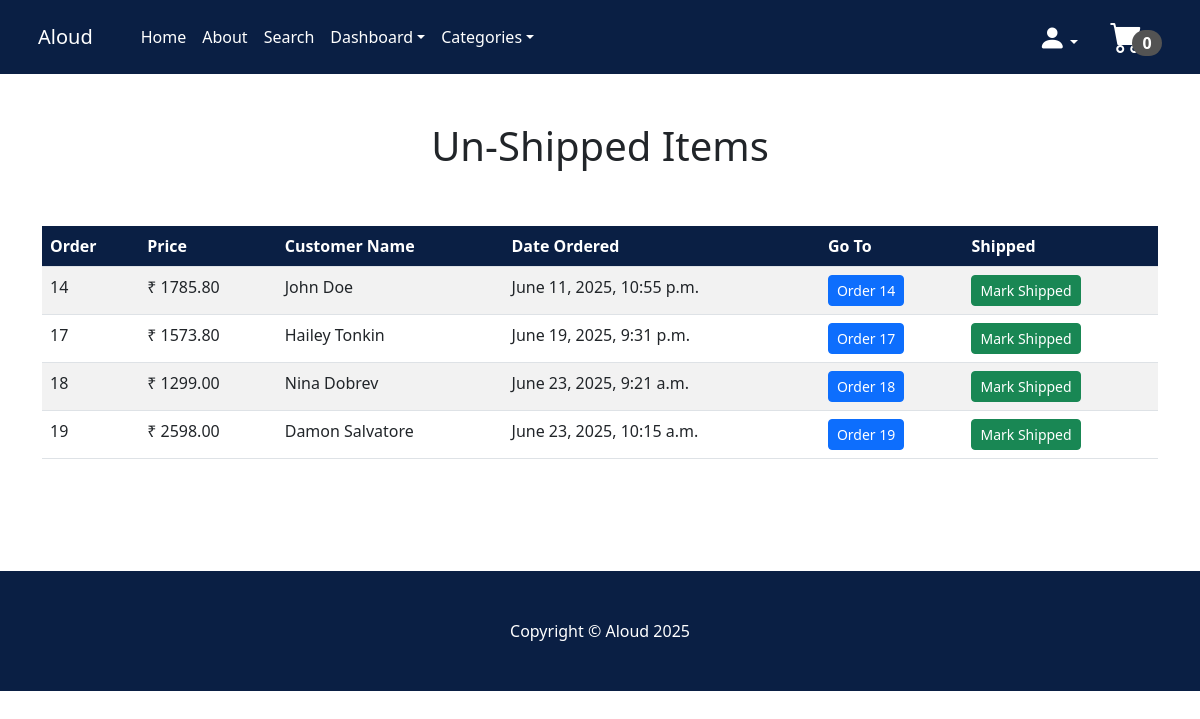
Before: /not_shipped_dash (signed in) with the older database file.
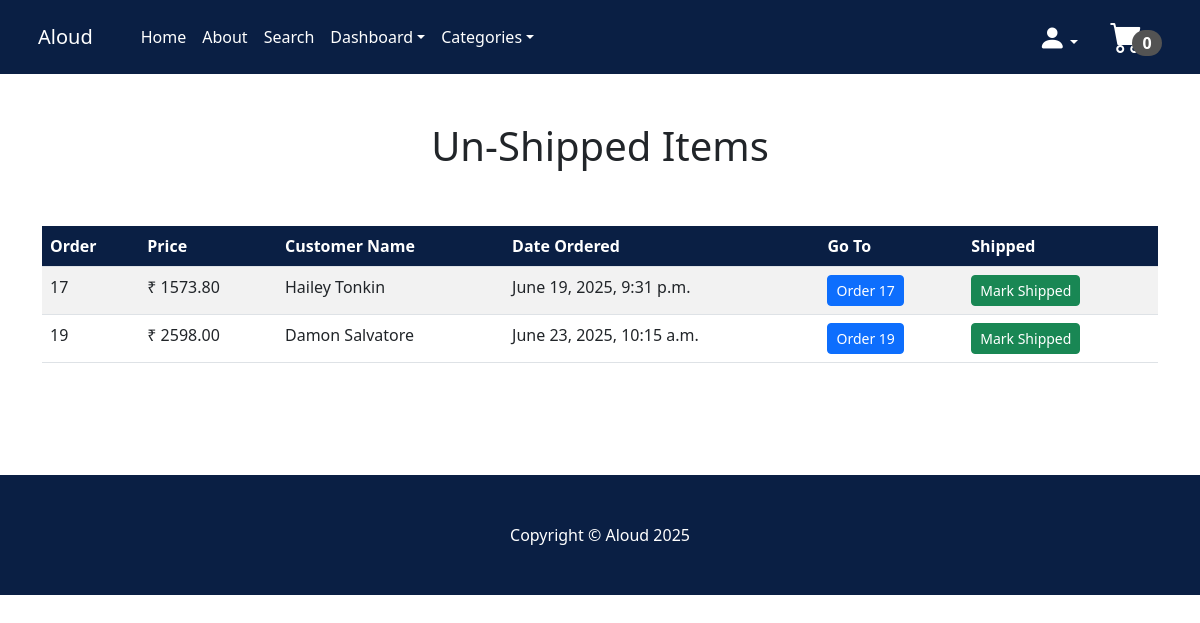
After: the same page with the newer database file.
### payment/models.py (models this page shows, shortened)
class Order(models.Model):
    user = models.ForeignKey(User, on_delete=models.CASCADE, null=True, blank=True)
    full_name=models.CharField(max_length=300)
    email=models.EmailField(max_length=250)
    phone=models.CharField(max_length=20)
    shipping_address=models.TextField(max_length=10000)
    amount_paid=models.DecimalField(max_digits=10, decimal_places=2)
    date_ordered=models.DateTimeField(auto_now_add=True)
    shipped = models.BooleanField(default=False)
    date_shipped = models.DateTimeField(blank=True, null=True)

### store/views.py (the view, shortened to what this page needs)
# urls.py: path('not_shipped_dash', views.not_shipped_dash, name = 'not_shipped_dash'),    #To view unshipped items in the dashboard
def not_shipped_dash(request):
    if request.user.is_authenticated and request.user.is_superuser:
        orders = Order.objects.filter(shipped=False)
        return render(request, "not_shipped_dash.html", {"orders": orders})
    else:
        messages.success(request, 'Access denied to this page')
        return redirect('home')

### cart/cart.py (called while the page is built)
    def __len__(self):
        return sum(self.cart.values())

### cart/context_processors.py (called while the page is built)
def cart(request):
    return{'cart':Cart(request)}

### store/context_processors.py (called while the page is built)
def categories_processor(request):
    return {
        'categories': Category.objects.all()
    }

### store/models.py (called while the page is built)
    def __str__(self):
        return self.name

### store/templates/not_shipped_dash.html (shortened to what this page needs)
{% extends 'base.html' %}
{% block content %}
    <div class="container">
        <div class="row">
            <center>
                <div class="col-12">
<br/><br/>
<h1>Un-Shipped Items</h1>
<br/><br/>
<div>
    <table class="table table table-striped table-hover">
  <thead style="background-color: #0a1f44;">
    <tr style="color: white;">
      <th scope="col">Order</th>
      <th scope="col">Price</th>
      <th scope="col">Customer Name</th>
      <th scope="col">Date Ordered</th>
      <th scope="col">Go To</th>
      <th scope="col">Shipped</th>
    </tr>
  </thead>
  <tbody>
    {% for item in orders %}
    <tr>
      <td>{{item.id}}</td>
      <td>₹ {{item.amount_paid}}</td>
      <td>{{item.full_name}}</td>
      <td>{{item.date_ordered}}</td>
      <td><a href="{% url 'orders' item.id %}" class="btn btn-primary btn-sm">Order {{item.id}}</a></td>
      <td>
        <form method="POST">
            <button type="submit" class="btn btn-success btn-sm">Mark Shipped</button>
        </form>
      </td>
    </tr>
    {% endfor %}
  </tbody>
</table>
<br/><br/><br/><br/>
</div>
                </div>
            </center>
        </div>
    </div>
{% endblock %}

Changed rows visible on the page:
removed Order: id "14", amount_paid "1785.80", full_name "John Doe", date_ordered "June 11, 2025, 10:55 p.m."
removed Order: id "18", amount_paid "1299.00", full_name "Nina Dobrev", date_ordered "June 23, 2025, 9:21 a.m."
